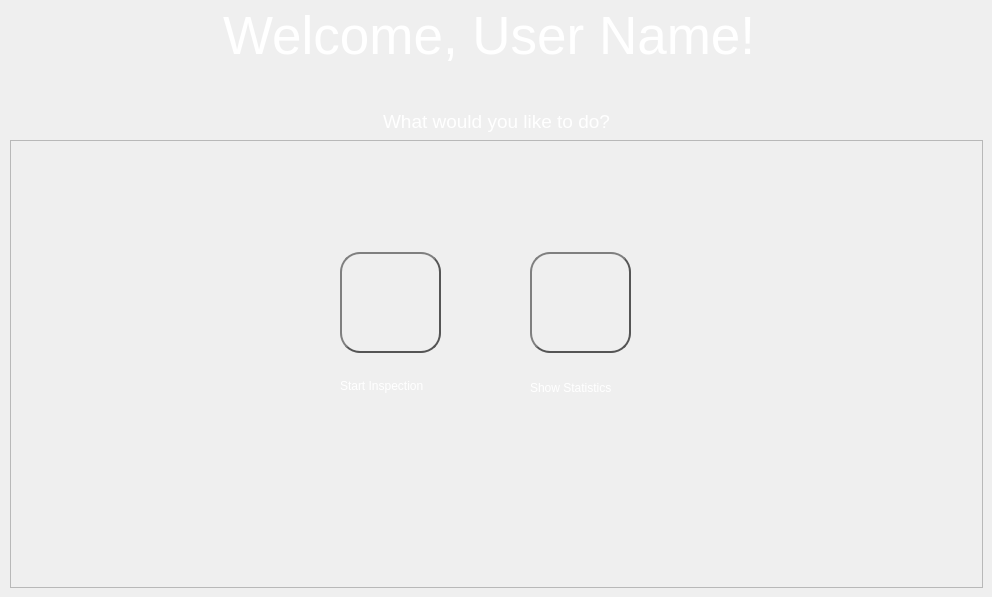
      <widget class="QWidget" name="pageHome">
       <widget class="QLabel" name="label">
        <property name="geometry">
         <rect>
          <x>10</x>
          <y>109</y>
          <width>973</width>
          <height>25</height>
         </rect>
        </property>
        <property name="sizePolicy">
         <sizepolicy hsizetype="Minimum" vsizetype="Fixed">
          <horstretch>0</horstretch>
          <verstretch>0</verstretch>
         </sizepolicy>
        </property>
        <property name="minimumSize">
         <size>
          <width>0</width>
          <height>15</height>
         </size>
        </property>
        <property name="font">
         <font>
          <family>Segoe UI</family>
          <pointsize>14</pointsize>
         </font>
        </property>
        <property name="styleSheet">
         <string notr="true">color: rgb(255, 255, 255);</string>
        </property>
        <property name="text">
         <string>What would you like to do?</string>
        </property>
        <property name="alignment">
         <set>Qt::AlignCenter</set>
        </property>
       </widget>
       <widget class="QFrame" name="frame_11">
        <property name="geometry">
         <rect>
          <x>10</x>
          <y>140</y>
          <width>973</width>
          <height>448</height>
         </rect>
        </property>
        <property name="frameShape">
         <enum>QFrame::StyledPanel</enum>
        </property>
        <property name="frameShadow">
         <enum>QFrame::Raised</enum>
        </property>
        <widget class="QPushButton" name="startInspection">
         <property name="geometry">
          <rect>
           <x>330</x>
           <y>112</y>
           <width>101</width>
           <height>101</height>
          </rect>
         </property>
         <property name="styleSheet">
          <string notr="true">QPushButton {
    color: #333;
    border: 2px solid #555;
    border-radius: 20px;
    border-style: outset;
    background: qradialgradient(
        cx: 0.3, cy: -0.4, fx: 0.3, fy: -0.4,
        radius: 1.35, stop: 0 #fff, stop: 1 #888
        );
    padding: 5px;
    }
</string>
         </property>
         <property name="text">
          <string/>
         </property>
         <property name="icon">
          <iconset>
           <normaloff>icons/inspection.png</normaloff>icons/inspection.png</iconset>
         </property>
         <property name="iconSize">
          <size>
           <width>50</width>
           <height>50</height>
          </size>
         </property>
        </widget>
        <widget class="QPushButton" name="showStatistics">
         <property name="geometry">
          <rect>
           <x>520</x>
           <y>112</y>
           <width>101</width>
           <height>101</height>
          </rect>
         </property>
         <property name="styleSheet">
          <string notr="true">QPushButton {
    color: #333;
    border: 2px solid #555;
    border-radius: 20px;
    border-style: outset;
    background: qradialgradient(
        cx: 0.3, cy: -0.4, fx: 0.3, fy: -0.4,
        radius: 1.35, stop: 0 #fff, stop: 1 #888
        );
    padding: 5px;
    }
</string>
         </property>
         <property name="text">
          <string/>
         </property>
         <property name="icon">
          <iconset>
           <normaloff>icons/statistics.png</normaloff>icons/statistics.png</iconset>
         </property>
         <property name="iconSize">
          <size>
           <width>50</width>
           <height>50</height>
          </size>
         </property>
        </widget>
        <widget class="QLabel" name="label_3">
         <property name="geometry">
          <rect>
           <x>330</x>
           <y>230</y>
           <width>111</width>
           <height>31</height>
          </rect>
         </property>
         <property name="styleSheet">
          <string notr="true">color: rgb(255, 255, 255);
font: 75 11pt &quot;MS Shell Dlg 2&quot;;</string>
         </property>
         <property name="text">
          <string>Start Inspection</string>
         </property>
        </widget>
        <widget class="QLabel" name="label_4">
         <property name="geometry">
          <rect>
           <x>520</x>
           <y>240</y>
           <width>101</width>
           <height>16</height>
          </rect>
         </property>
         <property name="styleSheet">
          <string notr="true">color: rgb(255, 255, 255);
font: 75 11pt &quot;MS Shell Dlg 2&quot;;</string>
         </property>
         <property name="text">
          <string>Show Statistics</string>
         </property>
        </widget>
       </widget>
       <widget class="QLabel" name="topUserName">
        <property name="geometry">
         <rect>
          <x>10</x>
          <y>0</y>
          <width>973</width>
          <height>71</height>
         </rect>
        </property>
        <property name="sizePolicy">
         <sizepolicy hsizetype="Preferred" vsizetype="Maximum">
          <horstretch>0</horstretch>
          <verstretch>0</verstretch>
         </sizepolicy>
        </property>
        <property name="font">
         <font>
          <family>Segoe UI</family>
          <pointsize>40</pointsize>
         </font>
        </property>
        <property name="styleSheet">
         <string notr="true">color: rgb(255, 255, 255);</string>
        </property>
        <property name="text">
         <string>Welcome, User Name! </string>
        </property>
        <property name="alignment">
         <set>Qt::AlignCenter</set>
        </property>
       </widget>
      </widget>
